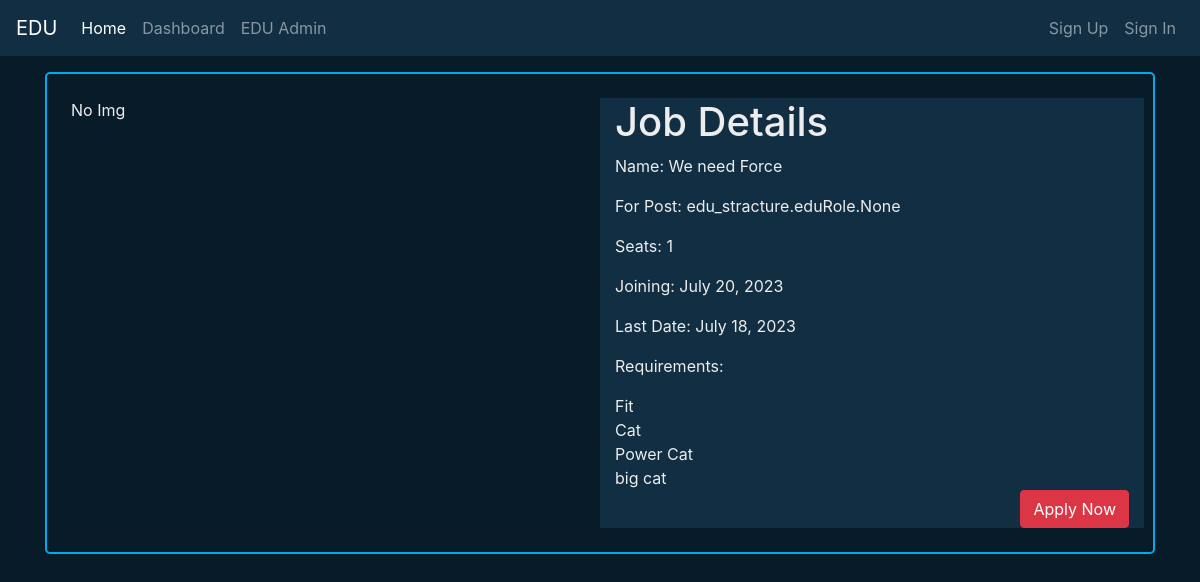
/edu/The_Meow_University6b5c9/job/1/We need Force/, run on the app's committed database.
### edu_recruiter/models.py (models this page shows, shortened)
class jobRecruitry(models.Model):
    name = models.CharField(max_length=50)
    edu = models.ForeignKey(xEduInstitution, on_delete=models.CASCADE)
    forPost = models.ManyToManyField(eduRole,blank=True)
    requirements = models.TextField(blank=True,null=True)
    joining = models.DateField()
    lastDate = models.DateField()
    seats = models.IntegerField()
    dateOfcreation = models.DateField(default=timezone.now,editable=False)
    disable = models.BooleanField(default=False)
    ad = models.ImageField(upload_to=upload_path,blank=True,null=True)
    status = models.CharField(choices=STATUS_CHOICES, default=ONGOING, max_length=20)

### edu_recruiter/views.py (the view)
# urls.py: path('job/<int:pk>/<str:name>/',JobRecruitryDetailView.as_view(),name="jobd"),
class JobRecruitryDetailView(DetailView):
    model = jobRecruitry
    template_name = 'recruiter/jobD.html'
    context_object_name = 'job'
    def get(self,request,pk_key,pk,name):
        edu = get_object_or_404(xEduInstitution,pk_key=pk_key)
        onj = get_object_or_404(self.model,pk=pk,name=name)
        return render(request,self.template_name,{self.context_object_name:onj,'edu':edu})

### edu/models.py (called while the page is built)
    def __str__(self):
        return self.name

### templates/recruiter/jobD.html (shortened to what this page needs)
{% extends 'base.html' %}
{% block contx %}
<div class="card cs-card p-4">
    <div class="row">
        <div class="col-md-6">
            {% if job.ad %}
                <img class="img-fluid" src="{{MEDIA_URL}}{{job.ad.url}}" alt="{{job.name}}" style="height:450px; width:100%;">
            {% else %}
                <p>No Img</p>
            {% endif %}
        </div>
        <div class="col-md-6 bg-snd">
            <h1>Job Details</h1>
            <p>Name: {{ job.name }}</p>
            <p>For Post: {{ job.forPost }}</p>
            <p>Seats: {{ job.seats }}</p>
            <p>Joining: {{ job.joining }}</p>
            <p>Last Date: {{ job.lastDate }}</p>
            <p>Requirements:</p>
            {{ job.requirements|linebreaksbr|safe}}
            <div class="d-flex justify-content-end">
                <a  href="{% url 'empolyForm' edu.pk_key job.pk  %}">
                    <button  class="btn btn-danger">Apply Now</button>
                </a>
            </div>
        </div>
    </div>
</div>
{% endblock contx %}

### static/css/main.css (style rules this page uses)
:root { --bg-color:#081b29; --second-bg-color:#112e42; --text-color:#ededed; --main-color:#00abf0; }
html { overflow-x:hidden ; }
body { background-color: var(--bg-color) !important ; }
.bg-fst { background-color:var(--bg-color) !important; }
.bg-snd { background-color:var(--second-bg-color) !important; }
.cs-card { background-color: var(--bg-color) !important; color: var(--text-color) !important; border: 2px solid var(--main-color) !important; border-radius: 5px !important; min-height: 45px; padding: 4px; }

### data on the page
jobRecruitry: name "We need Force", forPost "edu_stracture.eduRole.None", seats "1", joining "July 20, 2023", lastDate "July 18, 2023", requirements "Fit Cat Power Cat big cat"
